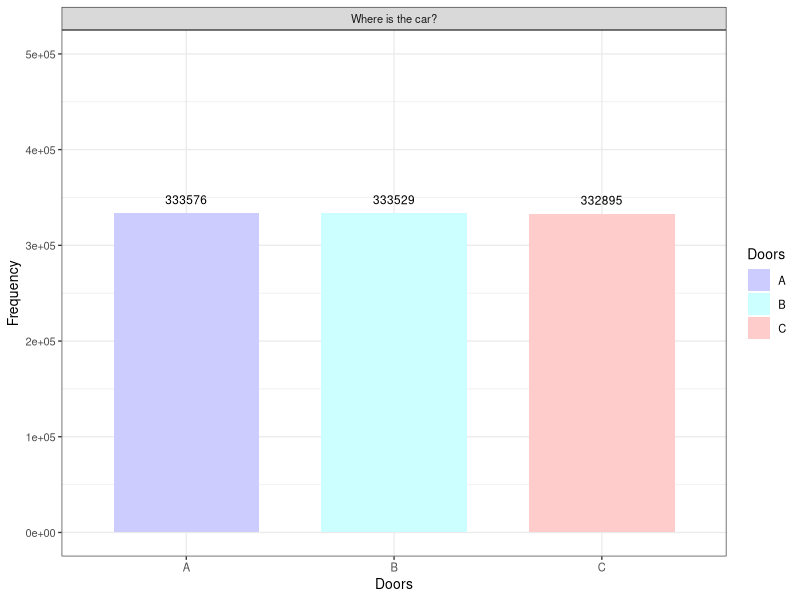

Write the R code that produced this figure.
## ---- chunk 1
knitr::opts_chunk$set(echo = TRUE)
## ---- chunk 2
n <- 1000000

cars_door <- sample(c("A","B","C"), size = n, replace = T)

df <- data.frame(Cars_door = cars_door)
## ---- chunk 3
library(ggplot2)

g <- ggplot(df, aes(x = factor(cars_door), fill = cars_door)) +
    geom_bar(width = 0.7, stat = "count") +
    labs(x = "Doors", y = "Frequency") +
    ylim(c(0,floor(n/3) * 1.5)) +
    theme_bw(base_size = 10) +    
    geom_text(aes(label=..count..),
              stat = 'count',
              position = position_dodge(0.9),
              vjust = -1,
              size = 3.0) +
    facet_grid(~"Where is the car?") +
    guides(fill = guide_legend( title = "Doors")) +
    scale_fill_manual(values = c("A" = "#CCCCFF",
                                "B" = "#CCFFFF",
                                "C" = "#FFCCCC"))

print(g)
